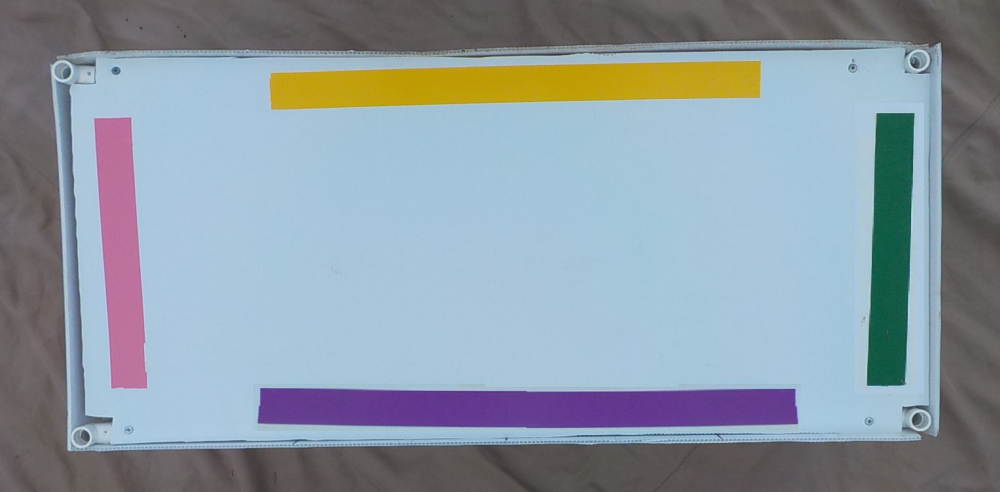
#> input picture Testing/Box Testing/15.png, 1000 x 492 px; the run also reads 1 picture not shown here
$ python subwayCar.py
#> lines starting #> are read from the running program, lines starting #| are printed output that depends on the picture; after the words box and inside, x2 and y2 are one past the last pixel; in counts of white or black regions, pixels touching at a corner belong together
### Testing/Box Testing/functions.py
import numpy as np
import cv2

def CropImg(img):

    hsv = cv2.cvtColor(img, cv2.COLOR_BGR2HSV)
    outlineNum = 0

    lower_white = np.array([0,0, 165])
    upper_white = np.array([179,255, 255])

    outline_mask = cv2.inRange(hsv, lower_white, upper_white)

    outline_mask = cv2.erode(outline_mask, None, iterations=10)
    outline_mask = cv2.dilate(outline_mask, None, iterations=10)
    outline_contours, hierarchy = cv2.findContours(outline_mask, cv2.RETR_TREE, cv2.CHAIN_APPROX_SIMPLE)

    vertex= []
    rectangle_areas = []
    for contour in outline_contours:
        (x,y,w,h) = cv2.boundingRect(contour)
        vertex.append((x,y,w,h))
        area = abs(h*w)
        rectangle_areas.append(area)

    max_area_index = rectangle_areas.index(max(rectangle_areas))

    x = vertex[max_area_index][0]
    y = vertex[max_area_index][1]
    w = vertex[max_area_index][2]
    h = vertex[max_area_index][3]

    outline_drawing = cv2.rectangle(img, (x,y), (x+w,y+h), (0,255,0), 2)

    cropped = outline_drawing[y:h+y, x:w+x]

    if abs(cropped.shape[0] - cropped.shape[1]) < 0.5*cropped.shape[1]:
        width = 250
        height = 250
        dim = (width, height)

        # resize image
        cropped = cv2.resize(cropped, dim, interpolation = cv2.INTER_AREA)
        # print('Resized Dimensions : ',cropped.shape)

    else:
        width = 500
        height = 250
        dim = (width, height)

        # resize image
        cropped = cv2.resize(cropped, dim, interpolation = cv2.INTER_AREA)


    return cropped


def findPos(hsv, cropped, lower_color, upper_color, imgColors, color):
    color_mask = cv2.inRange(hsv, lower_color, upper_color)

    color_mask = cv2.erode(color_mask, None, iterations=6)
    color_mask = cv2.dilate(color_mask, None, iterations=6)

    color_contours, hierarchy = cv2.findContours(color_mask, cv2.RETR_TREE, cv2.CHAIN_APPROX_SIMPLE)
    color_drawing = cv2.drawContours(cropped, color_contours, -1, (225,255,0), 6)

    total_x = 0
    total_y = 0
    contour_pos = ''

    if color_contours:
        imgColors.append(color)
        new_color_contours = color_contours[0]

        for i in range(len(new_color_contours)):
            total_x = total_x + new_color_contours[i][0][0]
            total_y = total_y + new_color_contours[i][0][1]

        average_x = total_x/len(new_color_contours)
        average_y = total_y/len(new_color_contours)
        img_x = cropped.shape[1]
        img_y = cropped.shape[0]


        if average_y < img_y/4 and average_x > img_x/5 and average_x < 4*img_x/5:
            contour_pos = 'top'

        elif average_y > 3*img_y/4 and average_x > img_x/5 and average_x < 4*img_x/5:
            contour_pos = 'bottom'

        elif average_x < img_x/4 and average_y < 4*img_y/5 and average_y > img_y/5:
            contour_pos = 'left'
            # print('left')

        elif average_x > img_x/4 and average_y < 4*img_y/5 and average_y > img_y/5:
            contour_pos = 'right'

        else:
            print('something went wrong with'+color)


    # print(color + 'position:', contour_pos)

    return contour_pos, color_drawing


def readImage(img):
    lower_white = np.array([0,0, 113])
    upper_white = np.array([50,96, 206])

    lower_blue = np.array([56,245, 0])
    upper_blue = np.array([138, 255, 255])

    lower_orange = np.array([9,195, 188])
    upper_orange = np.array([22,248, 240])

    lower_green = np.array([77,125, 71])
    upper_green = np.array([96,240, 134])

    lower_pink = np.array([161,72, 184])
    upper_pink = np.array([169,117, 232])

    lower_red = np.array([12,130, 164])
    upper_red = np.array([179,212, 224])

    lower_purple = np.array([121,96, 104])
    upper_purple = np.array([166,181, 159])

    lower_yellow = np.array([14,150, 0])
    upper_yellow = np.array([31,250, 255])

    lower_black = np.array([0,34, 32])
    upper_black = np.array([179,99, 79])

    lower_bronze = np.array([0,80, 124])
    upper_bronze = np.array([27,146, 180])


    contours_pos = []
    imgColors = []
    cropped = CropImg(img)
    hsv = cv2.cvtColor(cropped, cv2.COLOR_BGR2HSV)
    blue_pos, blue_drawing = findPos(hsv, cropped, lower_blue, upper_blue, imgColors, 'blue')
    green_pos, green_drawing = findPos(hsv, cropped, lower_green, upper_green, imgColors, 'green')
    orange_pos, orange_drawing = findPos(hsv, cropped, lower_orange, upper_orange, imgColors, 'orange')
    pink_pos, pink_drawing = findPos(hsv, cropped, lower_pink, upper_pink, imgColors, 'pink')
    purple_pos, purple_drawing = findPos(hsv, cropped, lower_purple, upper_purple, imgColors, 'purple')
    yellow_pos, yellow_drawing = findPos(hsv, cropped, lower_yellow, upper_yellow, imgColors, 'yellow')
    red_pos, red_drawing = findPos(hsv, cropped, lower_red, upper_red, imgColors, 'red')
    black_pos, black_drawing = findPos(hsv, cropped, lower_black, upper_black, imgColors, 'black')
    bronze_pos, bronze_drawing = findPos(hsv, cropped, lower_bronze, upper_bronze, imgColors, 'bronze')
    contours_pos.append(blue_pos)
    contours_pos.append(green_pos)
    contours_pos.append(orange_pos)
    contours_pos.append(pink_pos)
    contours_pos.append(purple_pos)
    contours_pos.append(yellow_pos)
    contours_pos.append(red_pos)
    contours_pos.append(black_pos)
    contours_pos.append(bronze_pos)

    contours_pos = list(filter(None, contours_pos))


    if len(imgColors) == 3 and any('bottom' in s for s in contours_pos):
        blue_drawing = cv2.rotate(blue_drawing, cv2.ROTATE_180)
        for i in range(len(contours_pos)):
            if contours_pos[i] == 'left':
                contours_pos[i] = 'right'

            elif contours_pos[i] == 'right':
                contours_pos[i] = 'left'

            elif contours_pos[i] == 'top':
                contours_pos[i] = 'bottom'

            elif contours_pos[i] == 'bottom':
                contours_pos[i] = 'top'
    else:
        pass


    return imgColors, contours_pos, blue_drawing

    black = cv2.imread('black.jpg')
def stitchImage(all_img_colors, all_imgs, all_img_pos):
    for i in range(len(all_img_colors)):
        colorNum = len(all_img_colors[i])
        # print('color number: ', colorNum)
        if colorNum == 4:
            imgOne = all_imgs[i]


            theColor = all_img_colors[i][all_img_pos[i].index('bottom')]
            del all_imgs[i]
            del all_img_colors[i]
            del all_img_pos[i]

            threeColorImgs = stitchThreeColorImgs(theColor, all_imgs, all_img_colors, all_img_pos)
            cv2.waitKey(0)
            cv2.destroyAllWindows()
            return imgOne, threeColorImgs


        else:
            pass


def loop(theColor, all_imgs, all_img_colors, all_img_pos, threeColorImgs):
     for i in range(len(all_img_colors)):
        if theColor in all_img_colors[i]:
            threeColorImgs.append(all_imgs[i])
            theColor = all_img_colors[i][all_img_pos[i].index('right')]
            all_imgs.pop(i)
            all_img_colors.pop(i)
            all_img_pos.pop(i)
            return theColor, all_imgs, all_img_colors, all_img_pos, threeColorImgs

def stitchThreeColorImgs(theColor, all_imgs, all_img_colors, all_img_pos):
    threeColorImgs = []
    theRange = len(all_img_colors)
    for i in range(theRange):
        theColor, all_imgs, all_img_colors, all_img_pos, threeColorImgs = loop(theColor, all_imgs, all_img_colors, all_img_pos, threeColorImgs)

    else:
        pass
    print('3colorslen: ', len(threeColorImgs))

    return threeColorImgs


def hconcat_resize(img_list,
                   interpolation
                   = cv2.INTER_CUBIC):
      # take minimum hights
    h_min = min(img.shape[0]
                for img in img_list)

    # image resizing
    im_list_resize = [cv2.resize(img,
                       (int(img.shape[1] * h_min / img.shape[0]),
                        h_min), interpolation
                                 = interpolation)
                      for img in img_list]

    # return final image
    return cv2.hconcat(im_list_resize)

def vconcat_resize(img_list, interpolation
                   = cv2.INTER_CUBIC):
      # take minimum width
    w_min = min(img.shape[1]
                for img in img_list)

    # resizing images
    im_list_resize = [cv2.resize(img,
                      (w_min, int(img.shape[0] * w_min / img.shape[1])),
                                 interpolation = interpolation)
                      for img in img_list]
    # return final image
    return cv2.vconcat(im_list_resize)

def concat_tile_resize(list_2d,
                       interpolation = cv2.INTER_CUBIC):
      # function calling for every
    # list of images
    img_list_v = [hconcat_resize(list_h,
                                 interpolation = cv2.INTER_CUBIC)
                  for list_h in list_2d]

    # return final image
    return vconcat_resize(img_list_v, interpolation=cv2.INTER_CUBIC)

### Testing/Box Testing/subwayCar.py
import numpy as np
import cv2
from numpy.lib.function_base import average
import functions


img = cv2.imread('15.png')
#> img is the input picture: shape (492, 1000, 3); mean B, G, R 163.7, 153.3, 140.2
img2 = cv2.imread('10.png')
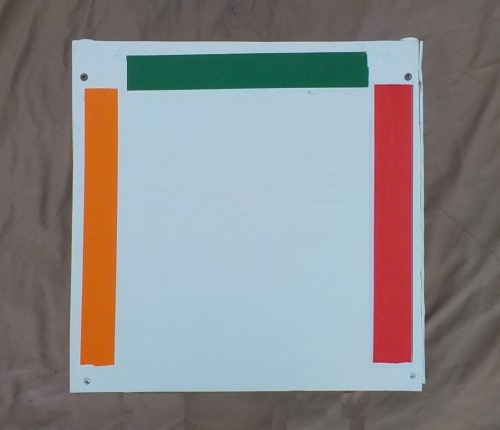
#> input picture Testing/Box Testing/10.png, 500 x 430 px
#> img2 is the input picture: shape (430, 500, 3); mean B, G, R 138.3, 136.8, 137.8
img3 = cv2.imread('12.png')
img4 = cv2.imread('3.png')
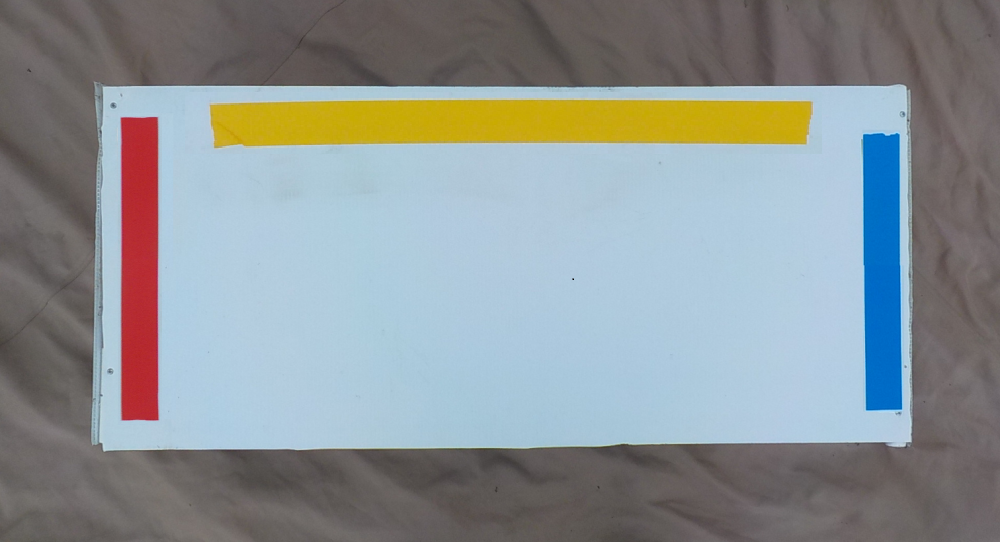
#> input picture Testing/Box Testing/3.png, 1000 x 542 px
#> img4 is the input picture: shape (542, 1000, 3); mean B, G, R 148.4, 146.5, 139.7
img5 = cv2.imread('2.png')
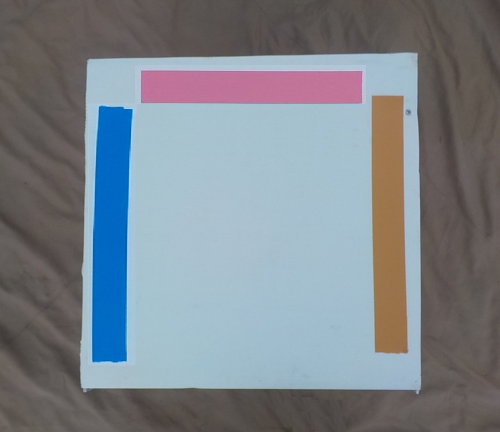
#> input picture Testing/Box Testing/2.png, 500 x 432 px
#> img5 is the input picture: shape (432, 500, 3); mean B, G, R 139.3, 131.9, 124.3
black = cv2.imread('black.jpg')
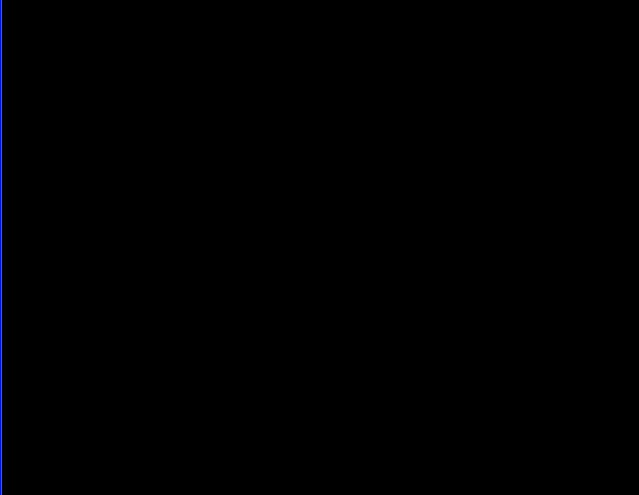
#> input picture Testing/Box Testing/black.jpg, 1278 x 990 px (shown at 1/2 size)
#> black is the input picture: shape (990, 1278, 3); mean B, G, R 0.6, 0.2, 0.1
# img3 = cv2.imread('subwayCarIMG.jpg') 8, 11,12 - bronze & red orange, 14- yellow

colors1, colorPos1, drawing1 = functions.readImage(img)
#> in CropImg, `outline_mask = cv2.dilate(outline_mask, None, iterations=10)`:
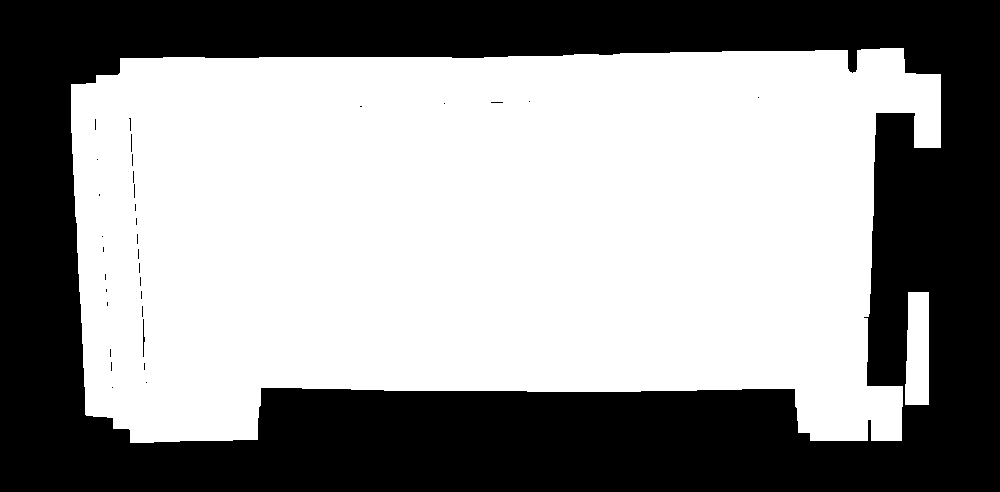
#> outline_mask: shape (492, 1000); 58% white; 33 black regions (31 under 20 px)
#> in CropImg, `outline_contours, hierarchy = cv2.findContours(outline_mask, cv2.RETR_..`: outline_contours = 34 contours, 20 with area under 20; largest, box (x1, y1, x2, y2) and area: (71, 48, 941, 443) 281776, (905, 292, 929, 405) 2378, (142, 318, 146, 358) 81, (130, 133, 133, 153) 36, (133, 183, 136, 199) 28
#> the loop in CropImg, `for contour in outline_contours:` made 34 passes
#> (x, y, w, h, area) on passes 1, 2, 5, 6, 7, 8, 9, 11: (905, 292, 24, 113, 2712), (71, 48, 870, 395, 343650), (143, 362, 3, 9, 27), (110, 361, 3, 11, 33), (109, 348, 3, 10, 30), (142, 318, 4, 40, 160), (141, 305, 3, 13, 39), (140, 290, 3, 10, 30)
#> after the loop in CropImg, `for contour in outline_contours:`: rectangle_areas = 34 values, max 343650 at index 1, min 9 at index 2, mean 10216.9; vertex = 34 items, first 6: (905, 292, 24, 113), (71, 48, 870, 395), (111, 386, 3, 3), (145, 381, 3, 3), (143, 362, 3, 9), (110, 361, 3, 11)
#> in CropImg, `max_area_index = rectangle_areas.index(max(rectangle_areas))`: max_area_index = 1
#> in CropImg, `x = vertex[max_area_index][0]`: x = 71
#> in CropImg, `y = vertex[max_area_index][1]`: y = 48
#> in CropImg, `w = vertex[max_area_index][2]`: w = 870
#> in CropImg, `h = vertex[max_area_index][3]`: h = 395
#> in findPos, `color_contours, hierarchy = cv2.findContours(color_mask, cv2.RETR_TREE..`: color_contours = []
#> in readImage, `blue_pos, blue_drawing = findPos(hsv, cropped, lower_blue, upper_blue,..`: blue_pos = ''
#> in findPos (call 2), `color_contours, hierarchy = cv2.findContours(color_mask, cv2.RETR_TREE..`: color_contours = 1 contour; box (x1, y1, x2, y2) and area: (458, 42, 484, 213) 3411
#> the loop in findPos (call 2), `for i in range(len(new_color_contours)):` made 29 passes
#> (total_x, total_y) on passes 1 to 8: (464, 42), (928, 87), (1391, 133), (1854, 200), (2316, 268), (2778, 381), (3239, 495), (3700, 634)
#> in readImage, `green_pos, green_drawing = findPos(hsv, cropped, lower_green, upper_gr..`: green_pos = 'right'
#> in readImage, `orange_pos, orange_drawing = findPos(hsv, cropped, lower_orange, upper..`: orange_pos = ''
#> in findPos (call 4), `color_contours, hierarchy = cv2.findContours(color_mask, cv2.RETR_TREE..`: color_contours = 1 contour; box (x1, y1, x2, y2) and area: (15, 46, 41, 214) 2842
#> in readImage, `pink_pos, pink_drawing = findPos(hsv, cropped, lower_pink, upper_pink,..`: pink_pos = 'left'
#> in findPos (call 5), `color_contours, hierarchy = cv2.findContours(color_mask, cv2.RETR_TREE..`: color_contours = 1 contour; box (x1, y1, x2, y2) and area: (109, 216, 416, 240) 6480
#> in readImage, `purple_pos, purple_drawing = findPos(hsv, cropped, lower_purple, upper..`: purple_pos = 'bottom'
#> in findPos (call 6), `color_contours, hierarchy = cv2.findContours(color_mask, cv2.RETR_TREE..`: color_contours = 3 contours; box (x1, y1, x2, y2) and area: (301, 9, 396, 33) 1854, (115, 15, 179, 38) 1314, (242, 21, 257, 34) 168
#> in findPos (call 6), `color_drawing = cv2.drawContours(cropped, color_contours, -1, (225,255..`:
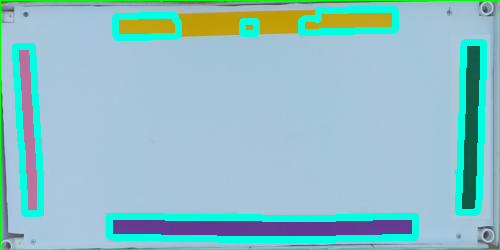
#> color_drawing: shape (250, 500, 3); mean B, G, R 200.4, 192.3, 142.5
#> in findPos (call 6), `new_color_contours = color_contours[0]`: new_color_contours = [[242, 21], [242, 33], [256, 33], [256, 21]]
#> the loop in findPos (call 6), `for i in range(len(new_color_contours)):` made 4 passes
#> (total_x, total_y) on passes 1 to 4: (242, 21), (484, 54), (740, 87), (996, 108)
#> after the loop in findPos (call 6), `for i in range(len(new_color_contours)):`: total_x = 996; total_y = 108
#> in findPos (call 6), `average_x = total_x/len(new_color_contours)`: average_x = 249
#> in findPos (call 6), `average_y = total_y/len(new_color_contours)`: average_y = 27
#> in readImage, `yellow_pos, yellow_drawing = findPos(hsv, cropped, lower_yellow, upper..`: yellow_pos = 'top'
#> in readImage, `red_pos, red_drawing = findPos(hsv, cropped, lower_red, upper_red, img..`: red_pos = ''
#> in readImage, `contours_pos = list(filter(None, contours_pos))`: contours_pos = ['right', 'left', 'bottom', 'top']
#> colors1 = ['green', 'pink', 'purple', 'yellow']; colorPos1 = ['right', 'left', 'bottom', 'top']
colors2, colorPos2, drawing2 = functions.readImage(img2)
#> in CropImg (call 2), `outline_contours, hierarchy = cv2.findContours(outline_mask, cv2.RETR_..`: outline_contours = 7 contours; box (x1, y1, x2, y2) and area: (71, 41, 410, 392) 92766, (375, 86, 411, 361) 9250, (367, 41, 419, 84) 1943, (113, 307, 116, 336) 54, (115, 206, 118, 232) 48, (114, 261, 117, 276) 26, (111, 354, 115, 366) 22
#> the loop in CropImg (call 2), `for contour in outline_contours:` made 7 passes
#> (x, y, w, h, area) on passes 1 to 7: (375, 86, 36, 275, 9900), (367, 41, 52, 43, 2236), (71, 41, 339, 351, 118989), (111, 354, 4, 12, 48), (113, 307, 3, 29, 87), (114, 261, 3, 15, 45), (115, 206, 3, 26, 78)
#> in findPos (call 11), `color_mask = cv2.erode(color_mask, None, iterations=6)`:
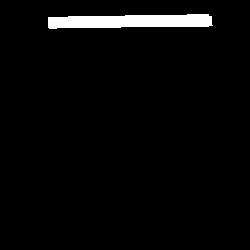
#> color_mask: shape (250, 250); 3.2% white; 1 white region, box (x1, y1, x2, y2) and area: (48, 14, 213, 29) 1969
#> in findPos (call 11), `color_contours, hierarchy = cv2.findContours(color_mask, cv2.RETR_TREE..`: color_contours = 1 contour; box (x1, y1, x2, y2) and area: (42, 8, 219, 35) 4074
#> in findPos (call 11), `new_color_contours = color_contours[0]`: new_color_contours = contour of 22 points, box (x1, y1, x2, y2) (42, 8, 219, 35), area 4074
#> the loop in findPos (call 11), `for i in range(len(new_color_contours)):` made 22 passes
#> (total_x, total_y) on passes 1 to 8: (181, 8), (361, 17), (480, 26), (598, 36), (660, 46), (721, 57), (763, 68), (805, 101)
#> after the loop in findPos (call 11), `for i in range(len(new_color_contours)):`: total_x = 3168; total_y = 435
#> in findPos (call 11), `average_x = total_x/len(new_color_contours)`: average_x = 144
#> in findPos (call 11), `average_y = total_y/len(new_color_contours)`: average_y = 19.77
#> in findPos (call 12), `color_contours, hierarchy = cv2.findContours(color_mask, cv2.RETR_TREE..`: color_contours = 1 contour; box (x1, y1, x2, y2) and area: (8, 36, 33, 229) 3958
#> in findPos (call 16), `color_contours, hierarchy = cv2.findContours(color_mask, cv2.RETR_TREE..`: color_contours = 2 contours; box (x1, y1, x2, y2) and area: (224, 71, 249, 228) 3430, (235, 32, 249, 48) 195
#> colors2 = ['green', 'orange', 'red']; colorPos2 = ['top', 'left', 'right']
colors3, colorPos3, drawing3 = functions.readImage(img3)
#> in CropImg (call 3), `outline_contours, hierarchy = cv2.findContours(outline_mask, cv2.RETR_..`: outline_contours = 5 contours, 2 with area under 20; largest, box (x1, y1, x2, y2) and area: (93, 96, 924, 474) 298130, (262, 127, 805, 170) 19108, (876, 412, 880, 440) 54
#> in findPos (call 21), `color_contours, hierarchy = cv2.findContours(color_mask, cv2.RETR_TREE..`: color_contours = 1 contour; box (x1, y1, x2, y2) and area: (471, 43, 491, 226) 3122
colors4, colorPos4, drawing4 = functions.readImage(img4)
colors5, colorPos5, drawing5 = functions.readImage(img5)
#> the loop in stitchImage, `for i in range(len(all_img_colors)):` made 1 pass
#| 3colorslen:  4

# print(colors1, colorPos1)
# print(colors2, colorPos2)
# print(colors3, colorPos2)

all_img_colors = [colors1, colors2, colors3, colors4, colors5]
all_imgs = [drawing1, drawing2, drawing3, drawing4, drawing5]
all_img_pos = [colorPos1, colorPos2, colorPos3, colorPos4, colorPos5]

img1, threeColorImgs = functions.stitchImage(all_img_colors, all_imgs, all_img_pos)
img2 = threeColorImgs[0]
img3 = threeColorImgs[1]
img4 = threeColorImgs[2]
img5 = threeColorImgs[3]

im_tile_resize = functions.concat_tile_resize([[img1, black, black, black],
                                     [img2, img3, img4, img5]])


cv2.imshow('concat_tile_resize.jpg', im_tile_resize)

cv2.waitKey(0)
cv2.destroyAllWindows()


#plan
#find edges
#find all colors on img
# find location of colors on img
#some how stich different imgs together based on that.

#first find wich two pannels have the same colors.
#find location of the
